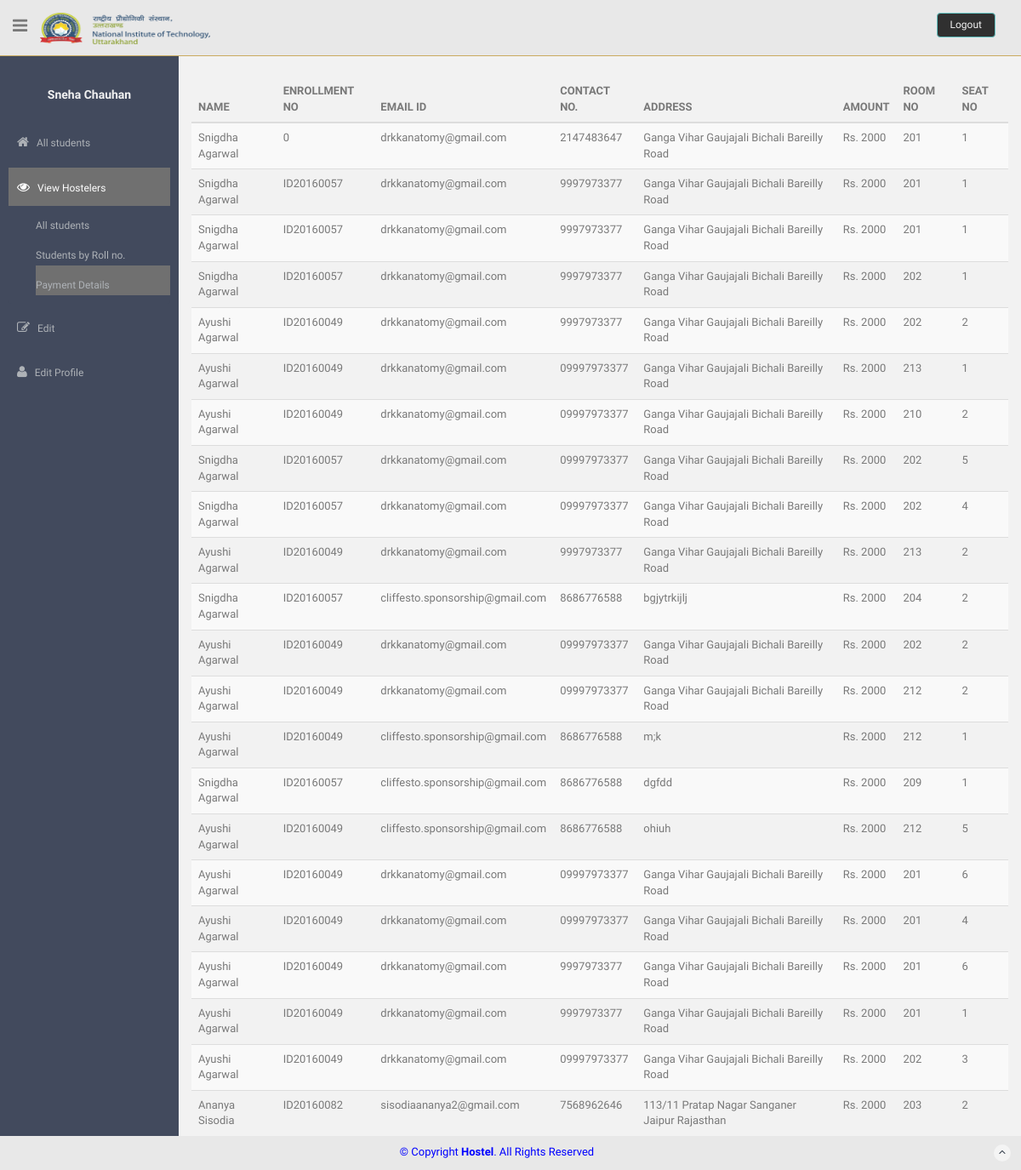
Page /admin/payment_details.php on the committed database.
### tables this page shows
CREATE TABLE `payment_details` (
  `enrollment_no` varchar(50) NOT NULL,
  `name` varchar(50) NOT NULL,
  `email` varchar(50) NOT NULL,
  `address` varchar(500) NOT NULL,
  `contact_no` varchar(11) NOT NULL,
  `amount` varchar(10) NOT NULL,
  `room_no` int(11) NOT NULL,
  `seat_no` int(11) NOT NULL
);

### admin/payment_details.php (the view, shortened to what this page needs)
<?php
include'config.php';
	$uname=$_SESSION['uname'];
	$q="select * from payment_details";
	$result = mysqli_query($con, $q);
	$q2="select * from admin_login where username = '$uname'";
	$result2 = mysqli_query($con, $q2);
	$row2 = mysqli_fetch_assoc($result2);
	$src=$row2['img_src'];
?>
<!DOCTYPE html>
<html lang="en">
  <head>
    <link href="assets/css/bootstrap.css" rel="stylesheet">
    <link href="assets/font-awesome/css/font-awesome.css" rel="stylesheet" />
    <link href="assets/css/style.css" rel="stylesheet">
    <link href="assets/css/style-responsive.css" rel="stylesheet">
  </head>
  <body>
  <section id="container" >
      <header class="header black-bg">
              <div class="sidebar-toggle-box">
                  <div class="fa fa-bars tooltips" data-placement="right" data-original-title="Toggle Navigation"></div>
              </div>
            <a href="index.html" class="logo"><img src="images/nit.png"  height="50px" width="200px" style="padding-bottom:13px; padding-top:0;"></a>
            <div class="top-menu">
            	<ul class="nav pull-right top-menu">
                    <li><a class="logout" href="logout.php">Logout</a></li>
            	</ul>
            </div>
        </header>
      <aside>
          <div id="sidebar"  class="nav-collapse ">
              <ul class="sidebar-menu" id="nav-accordion">
              	  <p class="centered"><a href="profile.html"><img src="<?php echo $src;?>" class="img-circle" width="60"></a></p>
              	  <h5 class="centered">Sneha Chauhan</h5>
                  <li class="mt">
                      <a href="index.php" >
                          <i class="fa fa-home"></i>
                          <span>All students</span>
                      </a>
                  </li>
                  <li class="sub-menu">
                      <a href="javascript:;" class="active" >
                          <i class="fa fa-eye"></i>
                          <span>View Hostelers</span>
                      </a>
                      <ul class="sub">
                          <li><a  href="all_students.php">All students</a></li>
                          <li><a  href="roll_students.php">Students by Roll no.</a></li>
						  <li><a  href="payment_details.php" class="active">Payment Details</a></li>
                      </ul>
                  </li>
                  <li class="sub-menu">
                      <a href="javascript:;" >
                          <i class="fa fa-edit"></i>
                          <span>Edit</span>
                      </a>
                  </li>
                  <li class="sub-menu">
                      <a href="javascript:;" >
                          <i class="fa fa-user"></i>
                          <span>Edit Profile</span>
                      </a>
                  </li>
              </ul>
          </div>
      </aside>
      <section id="main-content">
          <section class="wrapper">
		  <table class="table table-striped" style="margin-top:30px;">
		  <thead>
		  <tr>
		  <th>NAME</th>
          <th>ENROLLMENT NO</th>
		  <th>EMAIL ID</th>
		  <th>CONTACT NO.</th>
		  <th>ADDRESS</th>
		  <th>AMOUNT</th>
		  <th>ROOM NO</th>
		  <th>SEAT NO</th>
		  </tr>
		  </thead>
		  <tbody>
		  <?php
		   while($row = mysqli_fetch_assoc($result)) {
       echo
		'<tr>
        <td>'.$row['name'].'</td>
		<td>'.$row['enrollment_no'].'</td>
		<td>'.$row['email'].'</td>
		<td>'.$row['contact_no'].'</td>
		<td>'.$row['address'].'</td>
		<td>'.$row['amount'].'</td>
	    <td>'.$row['room_no'].'</td>
		<td>'.$row['seat_no'].'</td>
		</tr>';
    }
          ?>
		  </tbody>
		  </table>
		</section><! --/wrapper -->
      </section>
      <footer class="site-footer" style=" position: fixed; bottom: 0; width:100%;">
          <div class="text-center">
               &copy; Copyright <strong>Hostel</strong>. All Rights Reserved
              <a href="basic_table.html#" class="go-top">
                  <i class="fa fa-angle-up"></i>
              </a>
          </div>
      </footer>
  </section>
  </body>
</html>

### admin/assets/css/style.css (style rules this page uses)
body { color: #797979; background: #f2f2f2; font-family: 'Ruda', sans-serif; padding: 0px !important; margin: 0px !important; font-size:13px; }
ul li { list-style: none; }
a, a:hover, a:focus { text-decoration: none; outline: none; }
#container { width: 100%; height: 100%; }
.centered { text-align: center; }
.mt { margin-top: 25px; }
ul.top-menu > li > .logout { color: #f2f2f2; font-size: 12px; border-radius: 4px; -webkit-border-radius: 4px; border: 1px solid #64c3c2 !important; padding: 5px 15px; margin-right: 15px; background: #303030; margin-top: 15px; }
#sidebar { width: 210px; height: 100%; position: fixed; background: #424a5d; }
#sidebar h5 { color: #f2f2f2; font-weight: 700; }
#sidebar ul li { position: relative; }
#sidebar .sub-menu > .sub li { padding-left: 32px; }
#sidebar .sub-menu > .sub li:last-child { padding-bottom: 10px; }
ul.sidebar-menu , ul.sidebar-menu li ul.sub { margin: -2px 0 0; padding: 0; }
ul.sidebar-menu { margin-top: 75px; }
#sidebar > ul > li > ul.sub { display: none; }
#sidebar > ul > li.active > ul.sub, #sidebar > ul > li > ul.sub > li > a { display: block; }
ul.sidebar-menu li ul.sub li { background: #424a5d; margin-bottom: 0; margin-left: 0; margin-right: 0; }
ul.sidebar-menu li ul.sub li:last-child { border-radius: 0 0 4px 4px; -webkit-border-radius: 0 0 4px 4px; }
ul.sidebar-menu li ul.sub li a { font-size: 12px; padding: 6px 0; line-height: 35px; height: 35px; -webkit-transition: all 0.3s ease; -moz-transition: all 0.3s ease; -o-transition: all 0.3s ease; -ms-transition: all 0.3s ease; transition: all 0.3s ease; color: #aeb2b7; }
ul.sidebar-menu li { margin-bottom: 5px; margin-left:10px; margin-right:10px; }
ul.sidebar-menu li.sub-menu { line-height: 15px; }
ul.sidebar-menu li a span { display: inline-block; }
ul.sidebar-menu li a { color: #aeb2b7; text-decoration: none; display: block; padding: 15px 0 15px 10px; font-size: 12px; outline: none; -webkit-transition: all 0.3s ease; -moz-transition: all 0.3s ease; -o-transition: all 0.3s ease; -ms-transition: all 0.3s ease; transition: all 0.3s ease; }
ul.sidebar-menu li a.active, ul.sidebar-menu li a:hover, ul.sidebar-menu li a:focus { background: #707070; color: #fff; display: block; -webkit-transition: all 0.3s ease; -moz-transition: all 0.3s ease; -o-transition: all 0.3s ease; -ms-transition: all 0.3s ease; transition: all 0.3s ease; }
ul.sidebar-menu li a i { font-size: 15px; padding-right: 6px; }
ul.sidebar-menu li a.active i { color: #fff; }
#main-content { margin-left: 210px; }
.header, .footer { min-height: 60px; padding: 0 15px; }
.header { position: fixed; left: 0; right: 0; z-index: 1002; }
.black-bg { background:#E8E8E8; border-bottom: 1px solid #c9aa5f; }
.wrapper { display: inline-block; margin-top: 60px; padding-left: 15px; padding-right: 15px; padding-bottom: 15px; padding-top: 0px; width: 100%; }
a.logo { font-size: 20px; color: #ffffff; float: left; margin-top: 15px; text-transform: uppercase; }
#top_menu .nav > li, ul.top-menu > li { float: left; }
ul.top-menu > li > a { color: #666666; font-size: 16px; border-radius: 4px; -webkit-border-radius: 4px; border:1px solid #666666 !important; padding: 2px 6px; margin-right: 15px; }
.sidebar-toggle-box { float: left; padding-right: 15px; margin-top: 20px; }
.sidebar-toggle-box .fa-bars { cursor: pointer; display: inline-block; font-size: 20px; }
.site-footer { background: #E8E8E8; color: blue; padding: 10px 0; }
.go-top { margin-right: 1%; float: right; background: rgba(255,255,255,.5); width: 20px; height: 20px; border-radius: 50%; -webkit-border-radius: 50%; }
.go-top i { color: #2A3542; }

### rows in the picture
payment_details: name "Snigdha Agarwal", enrollment_no "0", email "drkkanatomy@gmail.com", contact_no "2147483647", address "Ganga Vihar Gaujajali Bichali Bareilly Road", amount "Rs. 2000", room_no "201", seat_no "1"
payment_details: name "Snigdha Agarwal", enrollment_no "ID20160057", email "drkkanatomy@gmail.com", contact_no "9997973377", address "Ganga Vihar Gaujajali Bichali Bareilly Road", amount "Rs. 2000", room_no "201", seat_no "1"
payment_details: name "Snigdha Agarwal", enrollment_no "ID20160057", email "drkkanatomy@gmail.com", contact_no "9997973377", address "Ganga Vihar Gaujajali Bichali Bareilly Road", amount "Rs. 2000", room_no "201", seat_no "1"
payment_details: name "Snigdha Agarwal", enrollment_no "ID20160057", email "drkkanatomy@gmail.com", contact_no "9997973377", address "Ganga Vihar Gaujajali Bichali Bareilly Road", amount "Rs. 2000", room_no "202", seat_no "1"
payment_details: name "Ayushi Agarwal", enrollment_no "ID20160049", email "drkkanatomy@gmail.com", contact_no "9997973377", address "Ganga Vihar Gaujajali Bichali Bareilly Road", amount "Rs. 2000", room_no "202", seat_no "2"
payment_details: name "Ayushi Agarwal", enrollment_no "ID20160049", email "drkkanatomy@gmail.com", contact_no "09997973377", address "Ganga Vihar Gaujajali Bichali Bareilly Road", amount "Rs. 2000", room_no "213", seat_no "1"
payment_details: name "Ayushi Agarwal", enrollment_no "ID20160049", email "drkkanatomy@gmail.com", contact_no "09997973377", address "Ganga Vihar Gaujajali Bichali Bareilly Road", amount "Rs. 2000", room_no "210", seat_no "2"
payment_details: name "Snigdha Agarwal", enrollment_no "ID20160057", email "drkkanatomy@gmail.com", contact_no "09997973377", address "Ganga Vihar Gaujajali Bichali Bareilly Road", amount "Rs. 2000", room_no "202", seat_no "5"
payment_details: name "Snigdha Agarwal", enrollment_no "ID20160057", email "drkkanatomy@gmail.com", contact_no "09997973377", address "Ganga Vihar Gaujajali Bichali Bareilly Road", amount "Rs. 2000", room_no "202", seat_no "4"
payment_details: name "Ayushi Agarwal", enrollment_no "ID20160049", email "drkkanatomy@gmail.com", contact_no "9997973377", address "Ganga Vihar Gaujajali Bichali Bareilly Road", amount "Rs. 2000", room_no "213", seat_no "2"
payment_details: name "Snigdha Agarwal", enrollment_no "ID20160057", email "cliffesto.sponsorship@gmail.com", contact_no "8686776588", address "bgjytrkijlj", amount "Rs. 2000", room_no "204", seat_no "2"
payment_details: name "Ayushi Agarwal", enrollment_no "ID20160049", email "drkkanatomy@gmail.com", contact_no "09997973377", address "Ganga Vihar Gaujajali Bichali Bareilly Road", amount "Rs. 2000", room_no "202", seat_no "2"
payment_details: name "Ayushi Agarwal", enrollment_no "ID20160049", email "drkkanatomy@gmail.com", contact_no "09997973377", address "Ganga Vihar Gaujajali Bichali Bareilly Road", amount "Rs. 2000", room_no "212", seat_no "2"
payment_details: name "Ayushi Agarwal", enrollment_no "ID20160049", email "cliffesto.sponsorship@gmail.com", contact_no "8686776588", address "m;k", amount "Rs. 2000", room_no "212", seat_no "1"
payment_details: name "Snigdha Agarwal", enrollment_no "ID20160057", email "cliffesto.sponsorship@gmail.com", contact_no "8686776588", address "dgfdd", amount "Rs. 2000", room_no "209", seat_no "1"
payment_details: name "Ayushi Agarwal", enrollment_no "ID20160049", email "cliffesto.sponsorship@gmail.com", contact_no "8686776588", address "ohiuh", amount "Rs. 2000", room_no "212", seat_no "5"
payment_details: name "Ayushi Agarwal", enrollment_no "ID20160049", email "drkkanatomy@gmail.com", contact_no "09997973377", address "Ganga Vihar Gaujajali Bichali Bareilly Road", amount "Rs. 2000", room_no "201", seat_no "6"
payment_details: name "Ayushi Agarwal", enrollment_no "ID20160049", email "drkkanatomy@gmail.com", contact_no "09997973377", address "Ganga Vihar Gaujajali Bichali Bareilly Road", amount "Rs. 2000", room_no "201", seat_no "4"
payment_details: name "Ayushi Agarwal", enrollment_no "ID20160049", email "drkkanatomy@gmail.com", contact_no "9997973377", address "Ganga Vihar Gaujajali Bichali Bareilly Road", amount "Rs. 2000", room_no "201", seat_no "6"
payment_details: name "Ayushi Agarwal", enrollment_no "ID20160049", email "drkkanatomy@gmail.com", contact_no "9997973377", address "Ganga Vihar Gaujajali Bichali Bareilly Road", amount "Rs. 2000", room_no "201", seat_no "1"
payment_details: name "Ayushi Agarwal", enrollment_no "ID20160049", email "drkkanatomy@gmail.com", contact_no "09997973377", address "Ganga Vihar Gaujajali Bichali Bareilly Road", amount "Rs. 2000", room_no "202", seat_no "3"
payment_details: name "Ananya Sisodia", enrollment_no "ID20160082", email "sisodiaananya2@gmail.com", contact_no "7568962646", address "113/11 Pratap Nagar Sanganer Jaipur Rajasthan", amount "Rs. 2000", room_no "203", seat_no "2"
